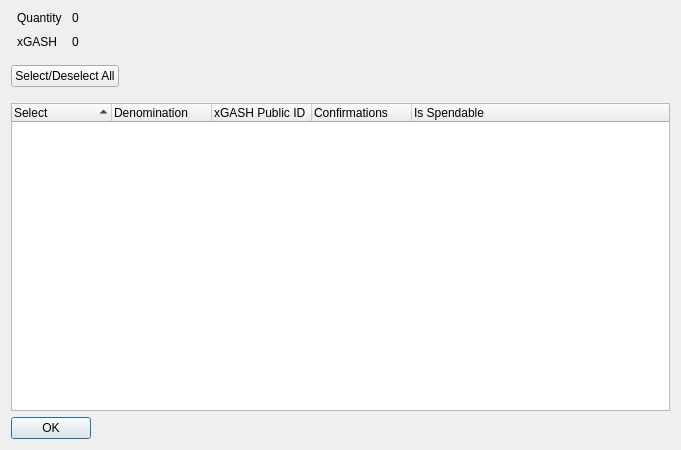
<?xml version="1.0" encoding="UTF-8"?>
<ui version="4.0">
 <class>XIONControlDialog</class>
 <widget class="QDialog" name="XIONControlDialog">
  <property name="geometry">
   <rect>
    <x>0</x>
    <y>0</y>
    <width>681</width>
    <height>450</height>
   </rect>
  </property>
  <property name="minimumSize">
   <size>
    <width>681</width>
    <height>450</height>
   </size>
  </property>
  <property name="windowTitle">
   <string>Select xGASH to Spend</string>
  </property>
  <layout class="QVBoxLayout" name="verticalLayout" stretch="0,0,0,0">
   <item>
    <layout class="QHBoxLayout" name="horizontalLayout" stretch="0,0">
     <property name="spacing">
      <number>-1</number>
     </property>
     <property name="bottomMargin">
      <number>10</number>
     </property>
     <item>
      <layout class="QFormLayout" name="formLayout">
       <property name="horizontalSpacing">
        <number>10</number>
       </property>
       <property name="verticalSpacing">
        <number>10</number>
       </property>
       <property name="leftMargin">
        <number>6</number>
       </property>
       <property name="rightMargin">
        <number>6</number>
       </property>
       <item row="0" column="0">
        <widget class="QLabel" name="labelQuantity">
         <property name="text">
          <string>Quantity</string>
         </property>
        </widget>
       </item>
       <item row="0" column="1">
        <widget class="QLabel" name="labelQuantity_int">
         <property name="text">
          <string>0</string>
         </property>
        </widget>
       </item>
       <item row="1" column="0">
        <widget class="QLabel" name="labelXION">
         <property name="text">
          <string>xGASH</string>
         </property>
        </widget>
       </item>
       <item row="1" column="1">
        <widget class="QLabel" name="labelXION_int">
         <property name="text">
          <string>0</string>
         </property>
        </widget>
       </item>
      </layout>
     </item>
     <item>
      <spacer name="horizontalSpacer_2">
       <property name="orientation">
        <enum>Qt::Horizontal</enum>
       </property>
       <property name="sizeHint" stdset="0">
        <size>
         <width>40</width>
         <height>20</height>
        </size>
       </property>
      </spacer>
     </item>
    </layout>
   </item>
   <item>
    <layout class="QHBoxLayout" name="horizontalLayout3" stretch="0,0">
     <property name="spacing">
      <number>14</number>
     </property>
     <property name="bottomMargin">
      <number>10</number>
     </property>
     <item>
      <widget class="QPushButton" name="pushButtonAll">
       <property name="text">
        <string>Select/Deselect All</string>
       </property>
      </widget>
     </item>
     <item>
      <spacer name="horizontalSpacer">
       <property name="orientation">
        <enum>Qt::Horizontal</enum>
       </property>
       <property name="sizeHint" stdset="0">
        <size>
         <width>40</width>
         <height>20</height>
        </size>
       </property>
      </spacer>
     </item>
    </layout>
   </item>
   <item>
    <widget class="QTreeWidget" name="treeWidget">
     <property name="sizePolicy">
      <sizepolicy hsizetype="Expanding" vsizetype="Expanding">
       <horstretch>0</horstretch>
       <verstretch>0</verstretch>
      </sizepolicy>
     </property>
     <property name="minimumSize">
      <size>
       <width>0</width>
       <height>250</height>
      </size>
     </property>
     <property name="alternatingRowColors">
      <bool>true</bool>
     </property>
     <property name="sortingEnabled">
      <bool>true</bool>
     </property>
     <property name="columnCount">
      <number>5</number>
     </property>
     <attribute name="headerDefaultSectionSize">
      <number>100</number>
     </attribute>
     <column>
      <property name="text">
       <string notr="true">Select</string>
      </property>
     </column>
     <column>
      <property name="text">
       <string notr="true">Denomination</string>
      </property>
     </column>
     <column>
      <property name="text">
       <string notr="true">xGASH Public ID</string>
      </property>
     </column>
     <column>
      <property name="text">
       <string notr="true">Confirmations</string>
      </property>
     </column>
     <column>
      <property name="text">
       <string>Is Spendable</string>
      </property>
     </column>
    </widget>
   </item>
   <item>
    <widget class="QDialogButtonBox" name="buttonBox">
     <property name="sizePolicy">
      <sizepolicy hsizetype="Maximum" vsizetype="Fixed">
       <horstretch>0</horstretch>
       <verstretch>0</verstretch>
      </sizepolicy>
     </property>
     <property name="orientation">
      <enum>Qt::Horizontal</enum>
     </property>
     <property name="standardButtons">
      <set>QDialogButtonBox::Ok</set>
     </property>
    </widget>
   </item>
  </layout>
 </widget>
 <resources/>
 <connections>
  <connection>
   <sender>buttonBox</sender>
   <signal>accepted()</signal>
   <receiver>XIONControlDialog</receiver>
   <slot>accept()</slot>
   <hints>
    <hint type="sourcelabel">
     <x>248</x>
     <y>254</y>
    </hint>
    <hint type="destinationlabel">
     <x>157</x>
     <y>274</y>
    </hint>
   </hints>
  </connection>
  <connection>
   <sender>buttonBox</sender>
   <signal>rejected()</signal>
   <receiver>XIONControlDialog</receiver>
   <slot>reject()</slot>
   <hints>
    <hint type="sourcelabel">
     <x>316</x>
     <y>260</y>
    </hint>
    <hint type="destinationlabel">
     <x>286</x>
     <y>274</y>
    </hint>
   </hints>
  </connection>
 </connections>
</ui>
